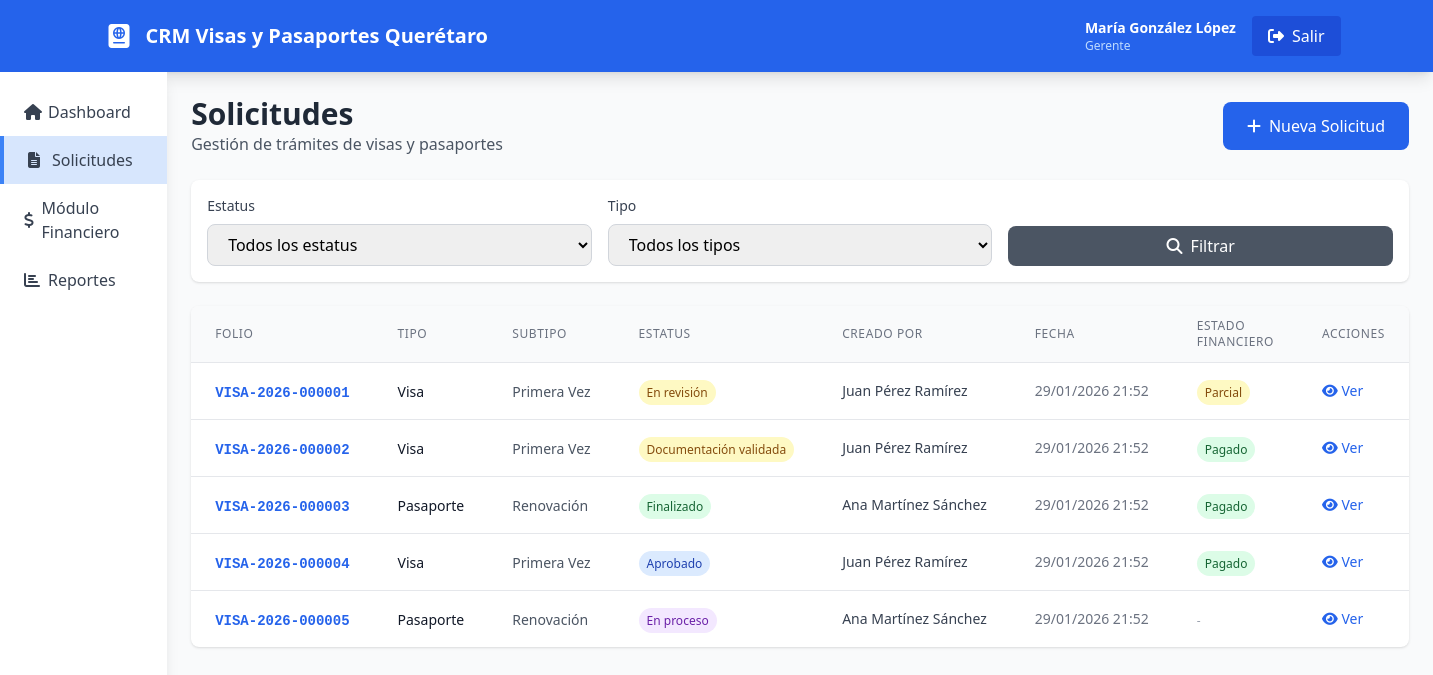
Page /solicitudes (signed in) on the committed database.
### tables this page shows
CREATE TABLE `applications` (
  `id` int(11) NOT NULL AUTO_INCREMENT,
  `folio` varchar(50) NOT NULL COMMENT 'VISA-YYYY-NNNNNN',
  `form_id` int(11) NOT NULL,
  `form_version` int(11) NOT NULL,
  `type` enum('Visa','Pasaporte') NOT NULL,
  `subtype` varchar(50) DEFAULT NULL,
  `status` enum('Creado','En revisión','Información incompleta','Documentación validada','En proceso','Aprobado','Rechazado','Finalizado') DEFAULT 'Creado',
  `data_json` longtext NOT NULL COMMENT 'Datos del formulario en JSON',
  `created_by` int(11) NOT NULL,
  `created_at` timestamp NOT NULL DEFAULT CURRENT_TIMESTAMP,
  `updated_at` timestamp NOT NULL DEFAULT CURRENT_TIMESTAMP ON UPDATE CURRENT_TIMESTAMP,
  PRIMARY KEY (`id`),
  UNIQUE KEY `folio` (`folio`),
  KEY `form_id` (`form_id`),
  KEY `created_by` (`created_by`),
  KEY `status` (`status`),
  CONSTRAINT `applications_ibfk_1` FOREIGN KEY (`form_id`) REFERENCES `forms` (`id`),
  CONSTRAINT `applications_ibfk_2` FOREIGN KEY (`created_by`) REFERENCES `users` (`id`)
);

CREATE TABLE `users` (
  `id` int(11) NOT NULL AUTO_INCREMENT,
  `username` varchar(50) NOT NULL,
  `email` varchar(100) NOT NULL,
  `password` varchar(255) NOT NULL,
  `full_name` varchar(100) NOT NULL,
  `role` enum('Administrador','Gerente','Asesor') NOT NULL,
  `phone` varchar(20) DEFAULT NULL,
  `is_active` tinyint(1) DEFAULT 1,
  `created_at` timestamp NOT NULL DEFAULT CURRENT_TIMESTAMP,
  `updated_at` timestamp NOT NULL DEFAULT CURRENT_TIMESTAMP ON UPDATE CURRENT_TIMESTAMP,
  PRIMARY KEY (`id`),
  UNIQUE KEY `username` (`username`),
  UNIQUE KEY `email` (`email`)
);

CREATE TABLE `financial_status` (
  `id` int(11) NOT NULL AUTO_INCREMENT,
  `application_id` int(11) NOT NULL,
  `total_costs` decimal(10,2) DEFAULT 0.00,
  `total_paid` decimal(10,2) DEFAULT 0.00,
  `balance` decimal(10,2) DEFAULT 0.00,
  `status` enum('Pendiente','Parcial','Pagado') DEFAULT 'Pendiente',
  `updated_at` timestamp NOT NULL DEFAULT CURRENT_TIMESTAMP ON UPDATE CURRENT_TIMESTAMP,
  PRIMARY KEY (`id`),
  UNIQUE KEY `application_id` (`application_id`),
  CONSTRAINT `financial_status_ibfk_1` FOREIGN KEY (`application_id`) REFERENCES `applications` (`id`) ON DELETE CASCADE
);

### app/controllers/BaseController.php (called while the page is built, shortened)
<?php
require_once ROOT_PATH . '/config/database.php';
class BaseController {
    public function __construct() {
        $this->db = Database::getInstance()->getConnection();
    }
    protected function view($viewName, $data = []) {
        extract($data);
        $viewFile = ROOT_PATH . '/app/views/' . $viewName . '.php';
        require_once $viewFile;
    }
}

### app/controllers/ApplicationController.php (called while the page is built, shortened)
<?php
require_once ROOT_PATH . '/app/controllers/BaseController.php';
class ApplicationController extends BaseController {
    public function index() {
        $page = isset($_GET['page']) ? max(1, intval($_GET['page'])) : 1;
        $limit = ITEMS_PER_PAGE;
        $offset = ($page - 1) * $limit;
        $status = $_GET['status'] ?? '';
        $type = $_GET['type'] ?? '';
        try {
            $where = [];
            $params = [];
            $whereClause = !empty($where) ? 'WHERE ' . implode(' AND ', $where) : '';
            $stmt = $this->db->prepare("SELECT COUNT(*) as total FROM applications a $whereClause");
            $stmt->execute($params);
            $total = $stmt->fetch()['total'];
            $stmt = $this->db->prepare("
                SELECT a.*, u.full_name as creator_name,
                       f.name as form_name,
                       fs.status as financial_status
                FROM applications a
                LEFT JOIN users u ON a.created_by = u.id
                LEFT JOIN forms f ON a.form_id = f.id
                LEFT JOIN financial_status fs ON a.id = fs.application_id
                $whereClause
                ORDER BY a.created_at DESC
                LIMIT $limit OFFSET $offset
            ");
            $stmt->execute($params);
            $applications = $stmt->fetchAll();
            $totalPages = ceil($total / $limit);
            $this->view('applications/index', [
                'applications' => $applications,
                'page' => $page,
                'totalPages' => $totalPages,
                'total' => $total,
                'status' => $status,
                'type' => $type
            ]);
        } catch (PDOException $e) {
            error_log("Error en listado de solicitudes: " . $e->getMessage());
            $_SESSION['error'] = 'Error al cargar solicitudes';
            $this->view('applications/index', ['applications' => []]);
        }
    }
}

### public/index.php (called while the page is built, shortened)
<?php
require_once __DIR__ . '/../config/database.php';
$router = new Router();
$uri = parse_url($_SERVER['REQUEST_URI'], PHP_URL_PATH);
$uri = '/' . trim($uri, '/');
$router->dispatch($uri);

### config/database.php (called while the page is built, shortened)
<?php
class Database {
    private static $instance = null;
    private $connection;
    private function __construct() {
        try {
            $dsn = "mysql:host=" . DB_HOST . ";dbname=" . DB_NAME . ";charset=" . DB_CHARSET;
            $options = [
                PDO::ATTR_ERRMODE => PDO::ERRMODE_EXCEPTION,
                PDO::ATTR_DEFAULT_FETCH_MODE => PDO::FETCH_ASSOC,
                PDO::ATTR_EMULATE_PREPARES => false,
            ];
            $this->connection = new PDO($dsn, DB_USER, DB_PASS, $options);
        } catch (PDOException $e) {
            error_log("Error de conexión: " . $e->getMessage());
            die("Error de conexión a la base de datos. Por favor, verifique la configuración.");
        }
    }
    public static function getInstance() {
        if (self::$instance === null) {
            self::$instance = new self();
        }
        return self::$instance;
    }
    public function getConnection() {
        return $this->connection;
    }
}

### app/views/applications/index.php (the view, shortened to what this page needs)
<div class="mb-6 flex justify-between items-center">
    <div>
        <h2 class="text-3xl font-bold text-gray-800">Solicitudes</h2>
        <p class="text-gray-600">Gestión de trámites de visas y pasaportes</p>
    </div>
    <a href="<?= BASE_URL ?>/solicitudes/crear" class="bg-blue-600 text-white px-6 py-3 rounded-lg hover:bg-blue-700 transition">
        <i class="fas fa-plus mr-2"></i>Nueva Solicitud
    </a>
</div>
<div class="bg-white rounded-lg shadow p-4 mb-6">
    <form method="GET" action="<?= BASE_URL ?>/solicitudes" class="grid grid-cols-1 md:grid-cols-3 gap-4">
        <div>
            <label class="block text-sm font-medium text-gray-700 mb-2">Estatus</label>
            <select name="status" class="w-full border border-gray-300 rounded-lg px-4 py-2">
                <option value="">Todos los estatus</option>
            </select>
        </div>
        <div>
            <label class="block text-sm font-medium text-gray-700 mb-2">Tipo</label>
            <select name="type" class="w-full border border-gray-300 rounded-lg px-4 py-2">
                <option value="">Todos los tipos</option>
            </select>
        </div>
        <div class="flex items-end">
            <button type="submit" class="w-full bg-gray-600 text-white px-6 py-2 rounded-lg hover:bg-gray-700 transition">
                <i class="fas fa-search mr-2"></i>Filtrar
            </button>
        </div>
    </form>
</div>
<div class="bg-white rounded-lg shadow overflow-hidden">
    <div class="overflow-x-auto">
        <table class="w-full">
            <thead class="bg-gray-50 border-b">
                <tr>
                    <th class="px-6 py-3 text-left text-xs font-medium text-gray-500 uppercase tracking-wider">Folio</th>
                    <th class="px-6 py-3 text-left text-xs font-medium text-gray-500 uppercase tracking-wider">Tipo</th>
                    <th class="px-6 py-3 text-left text-xs font-medium text-gray-500 uppercase tracking-wider">Subtipo</th>
                    <th class="px-6 py-3 text-left text-xs font-medium text-gray-500 uppercase tracking-wider">Estatus</th>
                    <th class="px-6 py-3 text-left text-xs font-medium text-gray-500 uppercase tracking-wider">Creado por</th>
                    <th class="px-6 py-3 text-left text-xs font-medium text-gray-500 uppercase tracking-wider">Fecha</th>
                    <?php if (in_array($_SESSION['user_role'], [ROLE_ADMIN, ROLE_GERENTE])): ?>
                    <th class="px-6 py-3 text-left text-xs font-medium text-gray-500 uppercase tracking-wider">Estado Financiero</th>
                    <?php endif; ?>
                    <th class="px-6 py-3 text-left text-xs font-medium text-gray-500 uppercase tracking-wider">Acciones</th>
                </tr>
            </thead>
            <tbody class="divide-y divide-gray-200">
                <?php foreach ($applications as $app): ?>
                <tr class="hover:bg-gray-50">
                    <td class="px-6 py-4 whitespace-nowrap">
                        <span class="font-mono text-sm font-semibold text-blue-600">
                            <?= htmlspecialchars($app['folio']) ?>
                        </span>
                    </td>
                    <td class="px-6 py-4 whitespace-nowrap">
                        <span class="text-sm text-gray-900"><?= htmlspecialchars($app['type']) ?></span>
                    </td>
                    <td class="px-6 py-4 whitespace-nowrap">
                        <span class="text-sm text-gray-600"><?= htmlspecialchars($app['subtype'] ?? '-') ?></span>
                    </td>
                    <td class="px-6 py-4 whitespace-nowrap">
                        <span class="px-2 py-1 text-xs rounded-full font-medium <?=
                            $app['status'] === STATUS_FINALIZADO ? 'bg-green-100 text-green-800' :
                            ($app['status'] === STATUS_APROBADO ? 'bg-blue-100 text-blue-800' :
                            ($app['status'] === STATUS_RECHAZADO ? 'bg-red-100 text-red-800' :
                            ($app['status'] === STATUS_EN_PROCESO ? 'bg-purple-100 text-purple-800' : 'bg-yellow-100 text-yellow-800')))
                        ?>">
                            <?= htmlspecialchars($app['status']) ?>
                        </span>
                    </td>
                    <td class="px-6 py-4 whitespace-nowrap text-sm text-gray-700">
                        <?= htmlspecialchars($app['creator_name']) ?>
                    </td>
                    <td class="px-6 py-4 whitespace-nowrap text-sm text-gray-500">
                        <?= date('d/m/Y H:i', strtotime($app['created_at'])) ?>
                    </td>
                    <?php if (in_array($_SESSION['user_role'], [ROLE_ADMIN, ROLE_GERENTE])): ?>
                    <td class="px-6 py-4 whitespace-nowrap">
                        <?php if ($app['financial_status']): ?>
                        <span class="px-2 py-1 text-xs rounded-full font-medium <?=
                            $app['financial_status'] === FINANCIAL_PAGADO ? 'bg-green-100 text-green-800' :
                            ($app['financial_status'] === FINANCIAL_PARCIAL ? 'bg-yellow-100 text-yellow-800' : 'bg-red-100 text-red-800')
                        ?>">
                            <?= htmlspecialchars($app['financial_status']) ?>
                        </span>
                        <?php else: ?>
                        <span class="text-xs text-gray-400">-</span>
                        <?php endif; ?>
                    </td>
                    <?php endif; ?>
                    <td class="px-6 py-4 whitespace-nowrap text-sm">
                        <a href="<?= BASE_URL ?>/solicitudes/ver/<?= $app['id'] ?>"
                           class="text-blue-600 hover:text-blue-800 mr-3">
                            <i class="fas fa-eye"></i> Ver
                        </a>
                    </td>
                </tr>
                <?php endforeach; ?>
            </tbody>
        </table>
    </div>
</div>
<?php
require ROOT_PATH . '/app/views/layouts/main.php';
?>

### rows in the picture
applications: folio "VISA-2026-000001", type "Visa", subtype "Primera Vez", status "En revisión", created_by.full_name "Juan Pérez Ramírez", created_at "29/01/2026 21:52", financial_status.status "Parcial"
applications: folio "VISA-2026-000002", type "Visa", subtype "Primera Vez", status "Documentación validada", created_by.full_name "Juan Pérez Ramírez", created_at "29/01/2026 21:52", financial_status.status "Pagado"
applications: folio "VISA-2026-000003", type "Pasaporte", subtype "Renovación", status "Finalizado", created_by.full_name "Ana Martínez Sánchez", created_at "29/01/2026 21:52", financial_status.status "Pagado"
applications: folio "VISA-2026-000004", type "Visa", subtype "Primera Vez", status "Aprobado", created_by.full_name "Juan Pérez Ramírez", created_at "29/01/2026 21:52", financial_status.status "Pagado"
applications: folio "VISA-2026-000005", type "Pasaporte", subtype "Renovación", status "En proceso", created_by.full_name "Ana Martínez Sánchez", created_at "29/01/2026 21:52"

### other values in the picture
getSiteName() "CRM Visas y Pasaportes Querétaro"
$_SESSION['user_name'] "María González López"
$_SESSION['user_role'] "Gerente"
